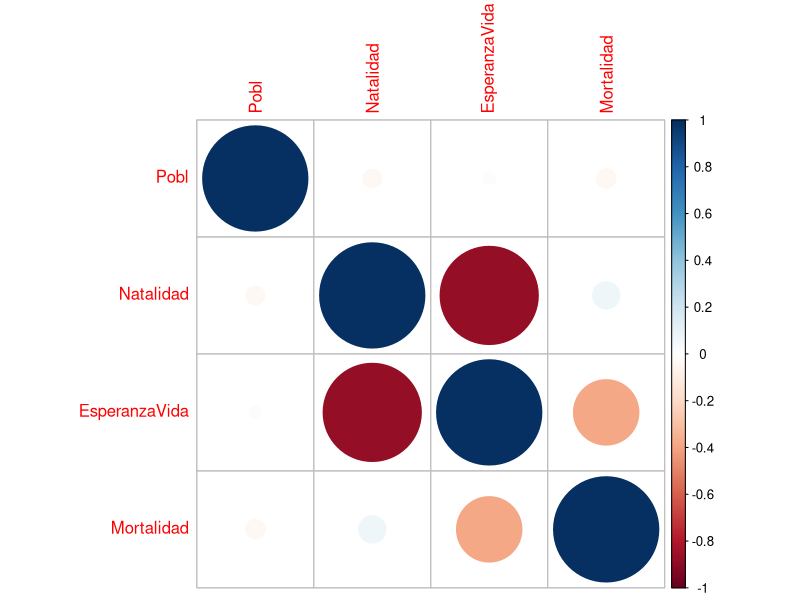
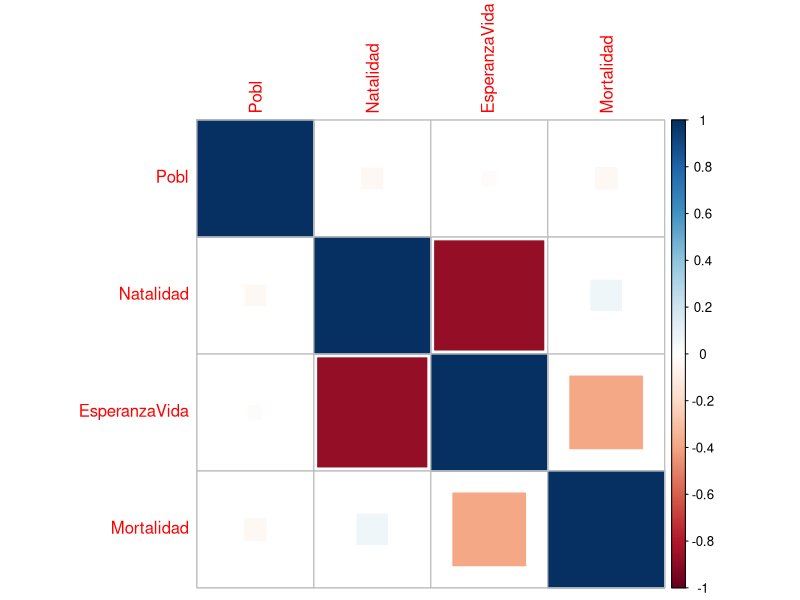
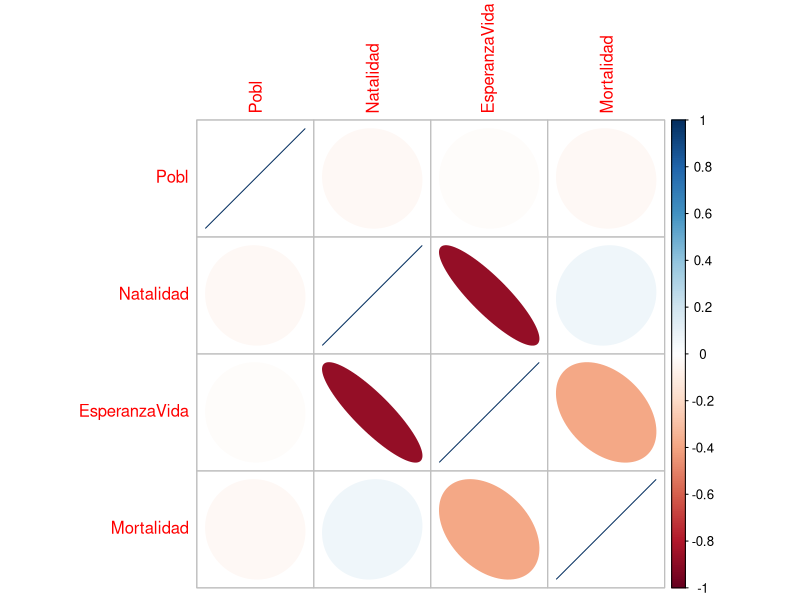
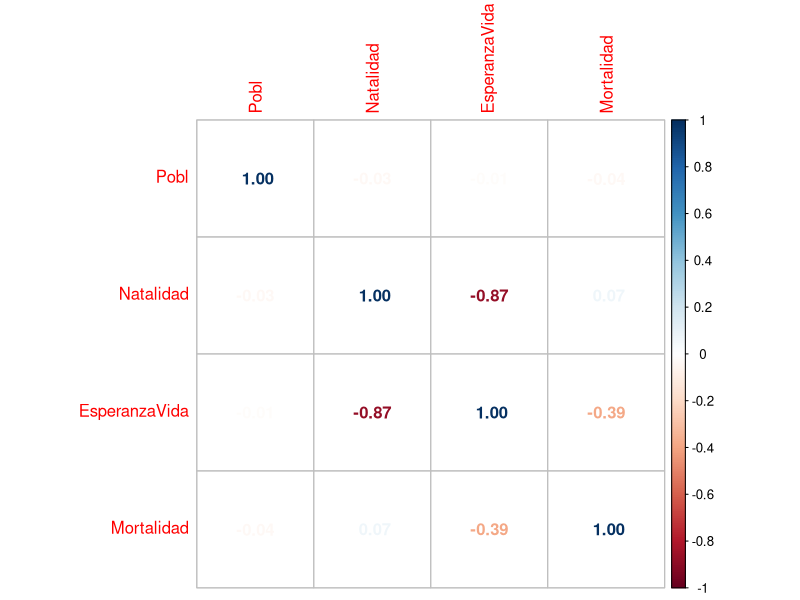
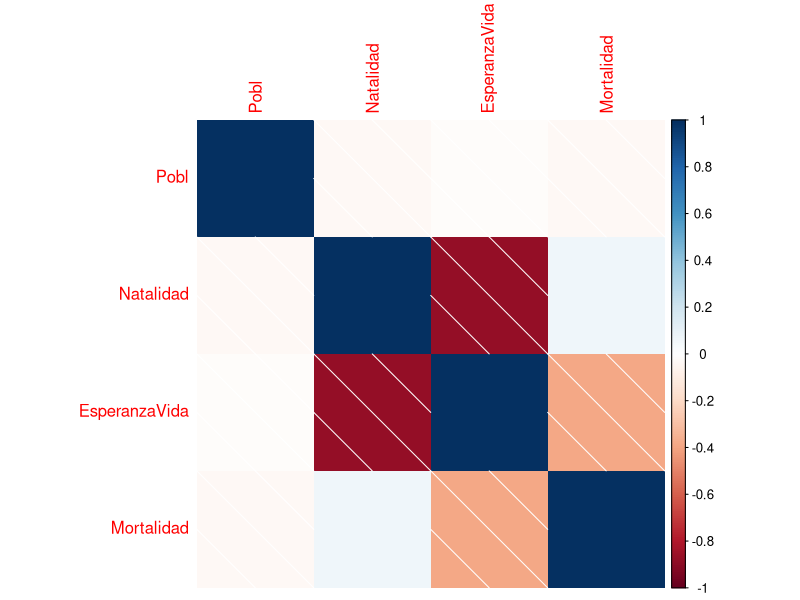
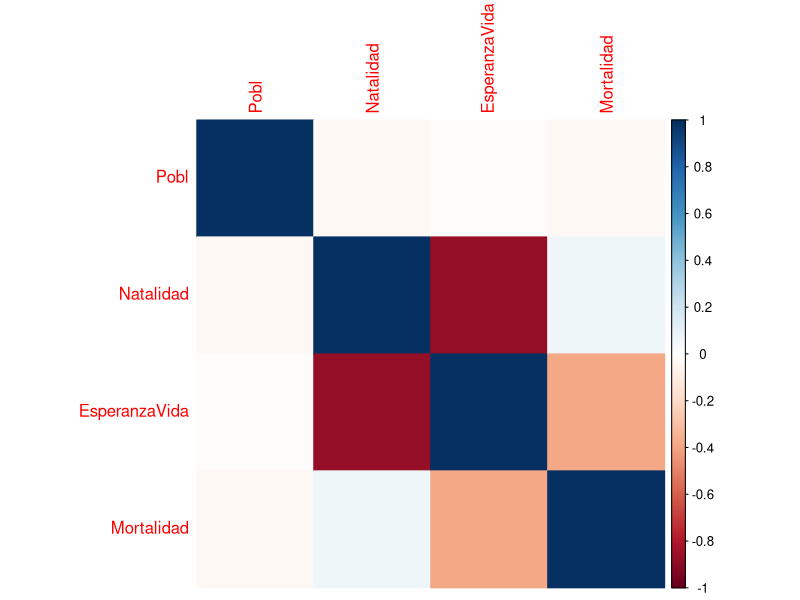
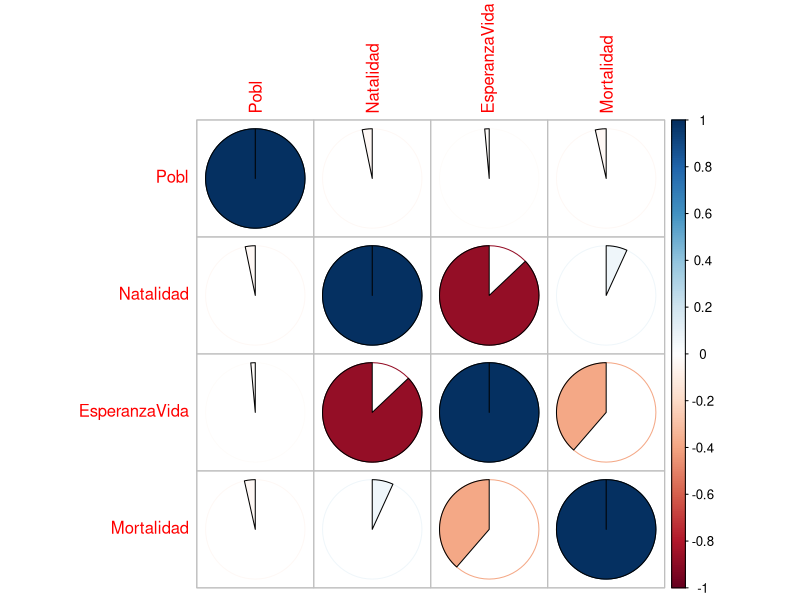
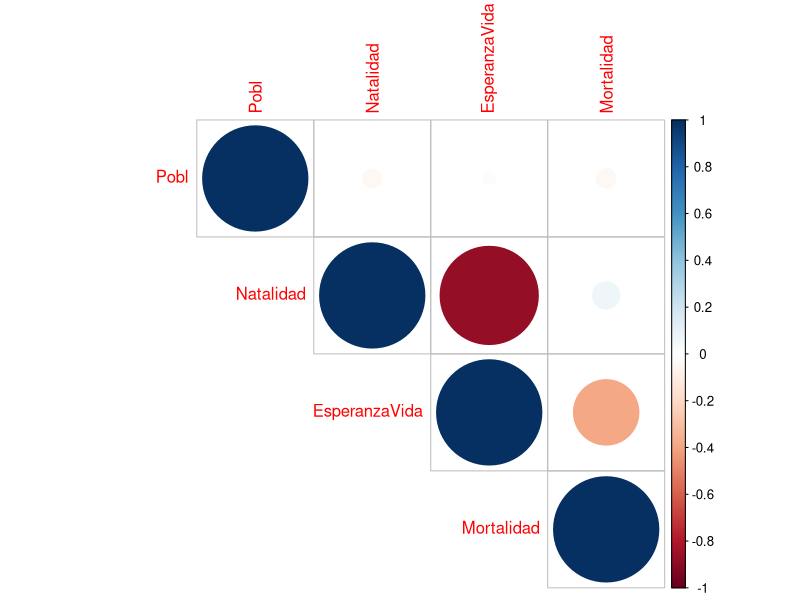

Recreate these plots in R, in order. (Note: this script raises an error after producing the figures.)
## ---- chunk 1

# Author: Caio Fernandes Moreno <caiofern@ucm.es | caiomsouza@gmail.com>

setwd("/Users/caiomsouza/git/Bitbucket/ucm/COMPLEMENTOS_DE_FORMACION_EN_TECNICAS_DE_MINERIA_DE_DATOS/tareas-entregar/trabajo-31enero16")

paises <- read.csv(file="DatosPaises.csv",head=TRUE,sep=",")
head(paises, 10)

#Dejar solo POBL NATALIDA ESPERANZ MORTALID

paises.valores <- paises
# Remove la columna Paises
paises.valores$Pais <- NULL

# Remove la columna BalanzaComercial
paises.valores$BalanzaComercial <- NULL

# Remove la columna PIB
paises.valores$PIB <- NULL

# Remove la columna ProdCereales
paises.valores$ProdCereales <- NULL

head(paises.valores,10)

colnames(paises.valores)
  
# Normaliza las variables 
paises.valores.normalizar <- scale(paises.valores)
head(paises.valores.normalizar, 10)

paises.cor <- cor(paises.valores.normalizar)
#View(paises.cor)
paises.cor

cat("Se puede ver una correlacion muy alta entre EsperanzaVida y Natalidad de -0.87063840")
cat("Se percibe que cuanto mayor la Esperanza de Vida menos niños en un pais.")

# Utilizando la libreria corrplot para visualizar mejor las correlaciones entre las variables.
# https://cran.r-project.org/web/packages/corrplot/vignettes/corrplot-intro.html

library(corrplot)
M <- cor(paises.valores.normalizar)
corrplot(M, method = "circle")
corrplot(M, method = "square")
corrplot(M, method = "ellipse")
corrplot(M, method = "number")
corrplot(M, method = "shade")
corrplot(M, method = "color")
corrplot(M, method = "pie")
corrplot(M, type = "upper")
corrplot(M, type = "lower")
corrplot.mixed(M)
corrplot.mixed(M, lower = "ellipse", upper = "circle")
corrplot.mixed(M, lower = "square", upper = "circle")
corrplot(M, order = "AOE")
corrplot(M, order = "hclust")
corrplot(M, order = "FPC")
corrplot(M, order = "alphabet")
corrplot(M, order = "hclust", addrect = 2)
corrplot(M, order = "hclust", addrect = 3)

col1 <- colorRampPalette(c("#7F0000", "red", "#FF7F00", "yellow", "white", "cyan", 
                           "#007FFF", "blue", "#00007F"))
col2 <- colorRampPalette(c("#67001F", "#B2182B", "#D6604D", "#F4A582", "#FDDBC7", 
                           "#FFFFFF", "#D1E5F0", "#92C5DE", "#4393C3", "#2166AC", "#053061"))
col3 <- colorRampPalette(c("red", "white", "blue"))
col4 <- colorRampPalette(c("#7F0000", "red", "#FF7F00", "yellow", "#7FFF7F", 
                           "cyan", "#007FFF", "blue", "#00007F"))
wb <- c("white", "black")
## using these color spectrums
corrplot(M, order = "hclust", addrect = 2, col = col1(100))

corrplot(M, order = "hclust", addrect = 2, col = col2(50))

corrplot(M, order = "hclust", addrect = 2, col = col3(20))

corrplot(M, order = "hclust", addrect = 2, col = col4(10))

corrplot(M, order = "hclust", addrect = 2, col = wb, bg = "gold2")

## remove color legend and text legend
corrplot(M, order = "AOE", cl.pos = "n", tl.pos = "n")

## bottom color legend, diagonal text legend, rotate text label
corrplot(M, order = "AOE", cl.pos = "b", tl.pos = "d", tl.srt = 60)

## a wider color legend with numbers right aligned
corrplot(M, order = "AOE", cl.ratio = 0.2, cl.align = "r")

corrplot(abs(M), order = "AOE", col = col3(200), cl.lim = c(0, 1))

## visualize a matrix in [-100, 100]
ran <- round(matrix(runif(225, -100, 100), 15))
corrplot(ran, is.corr = FALSE, method = "square")

## a beautiful color legend
corrplot(ran, is.corr = FALSE, method = "ellipse", cl.lim = c(-100, 100))

cor.mtest <- function(mat, conf.level = 0.95) {
  mat <- as.matrix(mat)
  n <- ncol(mat)
  p.mat <- lowCI.mat <- uppCI.mat <- matrix(NA, n, n)
  diag(p.mat) <- 0
  diag(lowCI.mat) <- diag(uppCI.mat) <- 1
  for (i in 1:(n - 1)) {
    for (j in (i + 1):n) {
      tmp <- cor.test(mat[, i], mat[, j], conf.level = conf.level)
      p.mat[i, j] <- p.mat[j, i] <- tmp$p.value
      lowCI.mat[i, j] <- lowCI.mat[j, i] <- tmp$conf.int[1]
      uppCI.mat[i, j] <- uppCI.mat[j, i] <- tmp$conf.int[2]
    }
  }
  return(list(p.mat, lowCI.mat, uppCI.mat))
}

res1 <- cor.mtest(mtcars, 0.95)
res2 <- cor.mtest(mtcars, 0.99)
## specialized the insignificant value according to the significant level
corrplot(M, p.mat = res1[[1]], sig.level = 0.2)

corrplot(M, p.mat = res1[[1]], sig.level = 0.05)

corrplot(M, p.mat = res1[[1]], sig.level = 0.01)

## leave blank on no significant coefficient
corrplot(M, p.mat = res1[[1]], insig = "blank")

## add p-values on no significant coefficient
corrplot(M, p.mat = res1[[1]], insig = "p-value")

## add all p-values
corrplot(M, p.mat = res1[[1]], insig = "p-value", sig.level = -1)

## add cross on no significant coefficient
corrplot(M, p.mat = res1[[1]], order = "hclust", insig = "pch", addrect = 3)

## plot confidence interval(0.95, 0.95, 0.99), 'rect' method
corrplot(M, low = res1[[2]], upp = res1[[3]], order = "hclust", rect.col = "navy", 
         plotC = "rect", cl.pos = "n")

corrplot(M, p.mat = res1[[1]], low = res1[[2]], upp = res1[[3]], order = "hclust", 
         pch.col = "red", sig.level = 0.01, addrect = 3, rect.col = "navy", plotC = "rect", 
         cl.pos = "n")

for (i in seq(0.1, 0, -0.005)) {
  tmp <- cor.mtest(mtcars, 1 - i)
  corrplot(M, p.mat = tmp[[1]], low = tmp[[2]], upp = tmp[[3]], order = "hclust", 
           pch.col = "red", sig.level = i, plotC = "rect", cl.pos = "n", mar = c(0, 
                                                                                 0, 1, 0), title = substitute(alpha == x, list(x = format(i, digits = 3, 
                                                                                                                                          nsmall = 3))))
}




